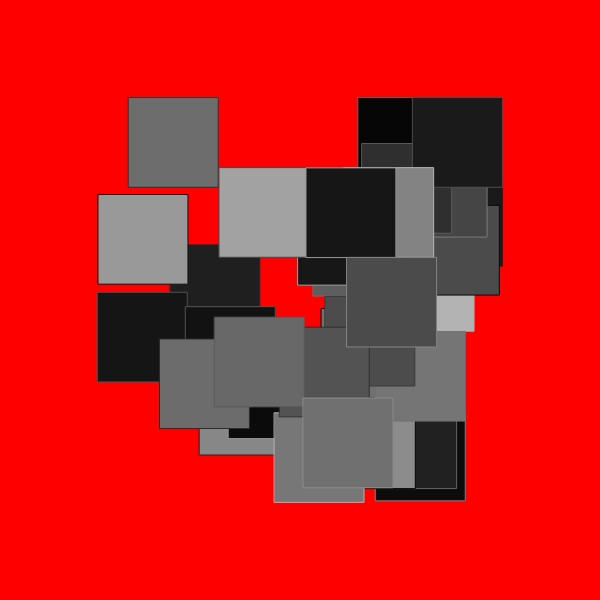
Frame 1 (no input)
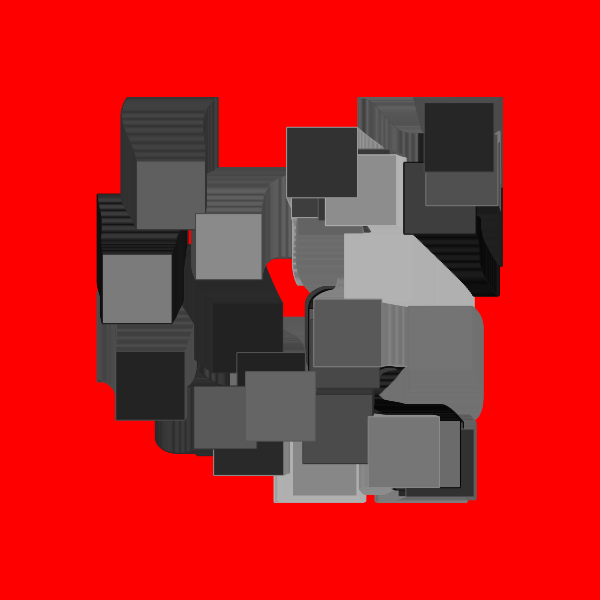
Frame 60 (no input)
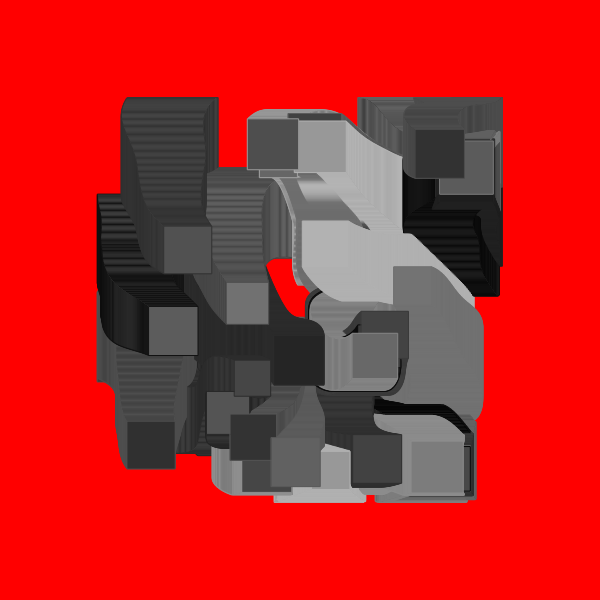
Frame 120 (the mouse pressed at the canvas centre since frame 60)

The p5.js sketch that drew these frames (run headless with seeded random() and noise() and a simulated clock; from frame 60 on, the mouse is pressed at the canvas centre):

// p5.js sketch
// ── sketch.js
//inspo from Fiona 

let moverSystems = [];
let num = 10;
let cells, cols, rows;
let offset, margin;
let cellW, cellH;
let bg;
let graphics;



function setup() {
  w = 600;
  var canvas;
    if(windowWidth>=600 && windowHeight >=600){
      canvas = createCanvas(600, 600);
    }
    else{
      canvas = createCanvas(windowWidth, windowHeight - 100);
    }

  var x = (windowWidth - width) / 2;
  var y = (windowHeight - height) / 2;

  canvas.position(x, y);
  background(0);
  noStroke();

  colorMode(HSB, 360, 100, 100, 100);
  graphics = createGraphics(width, height);
  graphics.colorMode(HSB, 360, 100, 100, 100);

  cells = 1
  cols = cells;
  rows = cells;
  offset = width / 5;
  margin = offset / 5;
  cellW = (width - offset * 2 - margin * (cols - 1)) / cols;
  cellH = (height - offset * 2 - margin * (rows - 1)) / rows;
  

  for (let j = 0; j < rows; j++) {
    for (let i = 0; i < cols; i++) {
      let x = map(i, 0, cols, offset, width - offset + margin);
      let y = map(j, 0, rows, offset, width - offset + margin);
      let b = new Bound(x, y, cellW, cellH);
      moverSystems.push(new MoverSystem(b, int(random(1, 5))*map(cells,2,7,10,5), cellW/8,cellW/2));
      moverSystems[i].render();
    }
  }
  background(255, 0, 0);
  image(graphics,0,0);

}


function draw(){
  rectMode(CENTER)
  for (let ms of moverSystems) {
    ms.update();
    ms.render();
  }
  if(frameCount >300){
    noLoop();
  }
}

class Mover {
  constructor(x, y, d, c1, c2) {
    this.pos = createVector(x, y);
    this.noiseScale = createVector(400,400,400);
    this.d = d;
    this.dLife = d/random(300,200);
    this.maxD = this.d;
    this.c1 = c1;
    this.c2 = c2;
  }
  update() {
    let n = map(noise(this.pos.x / this.noiseScale.x, this.pos.y / this.noiseScale.y), 0, 1, 360, -360);
    let vel = createVector(cos(n), sin(n));
    this.pos.add(vel);
    this.d -= this.dLife;
    this.d = constrain(this.d, 0, this.maxD);
  }
  render() {
    colorMode(RGB);
    let c = lerpColor(color(this.c1), color(this.c2), this.d/this.maxD);
    let cLine = lerpColor(color(this.c1), color(this.c2), this.d/this.maxD - 100);

    fill(c, 20);
    stroke(cLine, 10);
    rect(this.pos.x, this.pos.y, this.d*2, this.d*2);
  }
}

class MoverSystem {
  constructor(b, n, d, p) {
    this.movers = [];
    this.b = b;
    this.n = n;
    this.d = d;
    this.p = p;
    for (let i = 0; i < this.n; i++) {
      let c1 = random(p);
      let c2 = c1;
      while (c1 == c2) {
        c2 = random(p);
      }
      this.movers.push(new Mover(random(this.b.x, this.b.x + this.b.w), random(this.b.y, this.b.y + this.b.h), this.d, c1, c2));
    }
  }
  update() {
    for (let m of this.movers) {
      m.update();
      this.b.checkBound(m);
    }
  }
  render() {
    //this.b.render();
    for (let m of this.movers) {
      m.render();
    }
  }
}



class Bound {
  constructor(x, y, w, h) {
    this.x = x;
    this.y = y;
    this.w = w;
    this.h = h;
  }
  checkBound(m) {
    if (m.pos.x - m.d / 2 < this.x) m.pos.x = this.x + m.d / 2;
    if (m.pos.x + m.d / 2 > this.x + this.w) m.pos.x = this.x + this.w - m.d / 2;
    if (m.pos.y - m.d / 2 < this.y) m.pos.y = this.y + m.d / 2;
    if (m.pos.y + m.d / 2 > this.y + this.h) m.pos.y = this.y + this.h - m.d / 2;
  }
  render() {
    //noFill();
    rect(this.x, this.y, this.w, this.h);
  }
}
